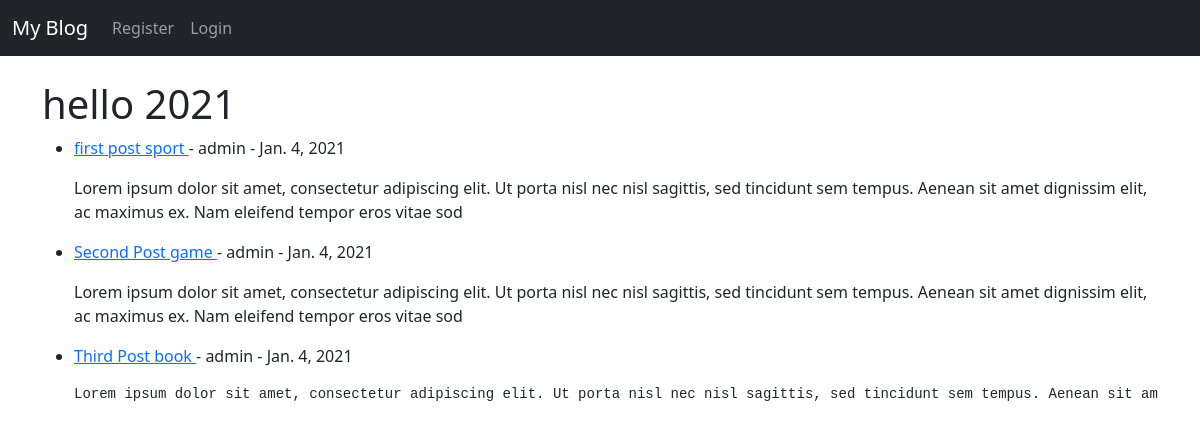
The page / on the database its author committed.
### blog/models.py (models this page shows, shortened)
class Post(models.Model):
    title = models.CharField(max_length=255)
    author = models.ForeignKey(User, on_delete=models.CASCADE, null = True)
    body = RichTextField(blank=True, null = True)
    title_tag = models.CharField(max_length=55, default='This is my Blog')
    public_date = models.DateField(auto_now_add=True)
    category = models.CharField(max_length=255, default='coding')
    likes = models.ManyToManyField(User, related_name='blog_posts')

### blog/views.py (the view)
# urls.py: path('', HomeView.as_view(), name = 'home'),
class HomeView(ListView):
    model = Post
    template_name = 'home.html'
    ordering = ['-public_date']

### blog/templates/home.html (shortened to what this page needs)
{% extends 'base.html' %}
{% block content %}
    <h1> hello 2021 </h1>
    <ul>
    {% for post in object_list %}
        <li><a href="{% url 'article' post.pk %}">{{post.title}} </a>
            <a href="{% url 'category' post.pk %}">{{post.category}} </a>
            - {{post.author}}
            - {{post.public_date}}
       <p>{{post.body|slice:":200"|safe}}</p>
    {% endfor %}
    </ul>
{% endblock %}

### blog/templates/base.html (shortened to what this page needs)
<!doctype html>
<html lang="en">
  <head>
    <link href="https://cdn.jsdelivr.net/npm/bootstrap@5.0.0-beta1/dist/css/bootstrap.min.css" rel="stylesheet">
  </head>
  <body>
  <nav class="navbar navbar-expand-lg navbar-dark bg-dark">
  <div class="container-fluid">
    <a class="navbar-brand" href="{% url 'home' %}">My Blog</a>
    <div class="collapse navbar-collapse" id="navbarSupportedContent">
      <ul class="navbar-nav me-auto mb-2 mb-lg-0">
        {% if user.is_authenticated %}
         <li class="nav-item">
          <a class="nav-link" href="{% url 'add_post' %}">Add Post</a>
        </li>
        <li class="nav-item">
          <a class="nav-link" href="{% url 'add_category' %}">Add Category</a>
        </li>
        <li class="nav-item">
          <a class="nav-link" href="{% url 'edit_profile' %}">Edit Profile</a>
        </li>
         <li class="nav-item">
          <a class="nav-link" href="{% url 'logout' %}">Logout</a>
        </li>
        {% else %}
         <li class="nav-item">
          <a class="nav-link" href="{% url 'register' %}">Register</a>
        </li>
        <li class="nav-item">
          <a class="nav-link" href="{% url 'login' %}">Login</a>
        </li>
        {% endif %}
      </ul>
    </div>
  </div>
</nav>
  <br>
  <div class="container">
      {% block content %}
      {% endblock %}
  </div>
  </body>
</html>

### rows shown on the page
Post: title "first post", category "sport", author "admin", public_date "Jan. 4, 2021", body "Lorem ipsum dolor sit amet, consectetur adipiscing elit. Ut porta nisl nec nisl sagittis, sed tincidunt sem tempus. Aenean sit amet dignissim elit, ac maximus ex. Nam eleifend tempor eros vitae sod"
Post: title "Second Post", category "game", author "admin", public_date "Jan. 4, 2021", body "Lorem ipsum dolor sit amet, consectetur adipiscing elit. Ut porta nisl nec nisl sagittis, sed tincidunt sem tempus. Aenean sit amet dignissim elit, ac maximus ex. Nam eleifend tempor eros vitae sod"
Post: title "Third Post", category "book", author "admin", public_date "Jan. 4, 2021", body "Lorem ipsum dolor sit amet, consectetur adipiscing elit. Ut porta nisl nec nisl sagittis, sed tincidunt sem tempus. Aenean sit…"
